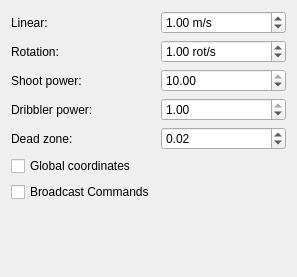
<?xml version="1.0" encoding="UTF-8"?>
<ui version="4.0">
 <class>InputWidget</class>
 <widget class="QWidget" name="InputWidget">
  <property name="geometry">
   <rect>
    <x>0</x>
    <y>0</y>
    <width>297</width>
    <height>277</height>
   </rect>
  </property>
  <property name="windowTitle">
   <string>Form</string>
  </property>
  <layout class="QFormLayout" name="formLayout">
   <item row="0" column="0">
    <widget class="QLabel" name="label">
     <property name="text">
      <string>Linear:</string>
     </property>
    </widget>
   </item>
   <item row="0" column="1">
    <widget class="QDoubleSpinBox" name="spinLinear">
     <property name="suffix">
      <string> m/s</string>
     </property>
     <property name="minimum">
      <double>0.000000000000000</double>
     </property>
     <property name="maximum">
      <double>4.000000000000000</double>
     </property>
     <property name="singleStep">
      <double>0.100000000000000</double>
     </property>
     <property name="value">
      <double>1.000000000000000</double>
     </property>
    </widget>
   </item>
   <item row="1" column="0">
    <widget class="QLabel" name="label_2">
     <property name="text">
      <string>Rotation:</string>
     </property>
    </widget>
   </item>
   <item row="5" column="0" colspan="2">
    <widget class="QCheckBox" name="checkGlobal">
     <property name="text">
      <string>Global coordinates</string>
     </property>
    </widget>
   </item>
   <item row="1" column="1">
    <widget class="QDoubleSpinBox" name="spinRotation">
     <property name="suffix">
      <string> rot/s</string>
     </property>
     <property name="minimum">
      <double>0.000000000000000</double>
     </property>
     <property name="maximum">
      <double>20.000000000000000</double>
     </property>
     <property name="singleStep">
      <double>0.100000000000000</double>
     </property>
     <property name="value">
      <double>1.000000000000000</double>
     </property>
    </widget>
   </item>
   <item row="2" column="0">
    <widget class="QLabel" name="label_3">
     <property name="text">
      <string>Shoot power:</string>
     </property>
    </widget>
   </item>
   <item row="3" column="0">
    <widget class="QLabel" name="label_4">
     <property name="text">
      <string>Dribbler power:</string>
     </property>
    </widget>
   </item>
   <item row="2" column="1">
    <widget class="QDoubleSpinBox" name="shootPower">
     <property name="toolTip">
      <string>Shot speed or chip kick distance</string>
     </property>
     <property name="maximum">
      <double>10.000000000000000</double>
     </property>
     <property name="singleStep">
      <double>0.100000000000000</double>
     </property>
     <property name="value">
      <double>10.000000000000000</double>
     </property>
    </widget>
   </item>
   <item row="3" column="1">
    <widget class="QDoubleSpinBox" name="dribblerPower">
     <property name="toolTip">
      <string>Value between 0 and 1. Can be assumed to be in Ampere. This value is capped to 0.9 on the robot</string>
     </property>
     <property name="maximum">
      <double>1.000000000000000</double>
     </property>
     <property name="singleStep">
      <double>0.100000000000000</double>
     </property>
     <property name="value">
      <double>1.000000000000000</double>
     </property>
    </widget>
   </item>
   <item row="4" column="0">
    <widget class="QLabel" name="label_5">
     <property name="text">
      <string>Dead zone:</string>
     </property>
    </widget>
   </item>
   <item row="4" column="1">
    <widget class="QDoubleSpinBox" name="gamepadDeadzone">
     <property name="maximum">
      <double>1.000000000000000</double>
     </property>
     <property name="singleStep">
      <double>0.010000000000000</double>
     </property>
     <property name="value">
      <double>0.020000000000000</double>
     </property>
    </widget>
   </item>
   <item row="6" column="0">
    <widget class="QCheckBox" name="checkBroadcast">
     <property name="text">
      <string>Broadcast Commands</string>
     </property>
    </widget>
   </item>
  </layout>
 </widget>
 <resources/>
 <connections/>
</ui>
